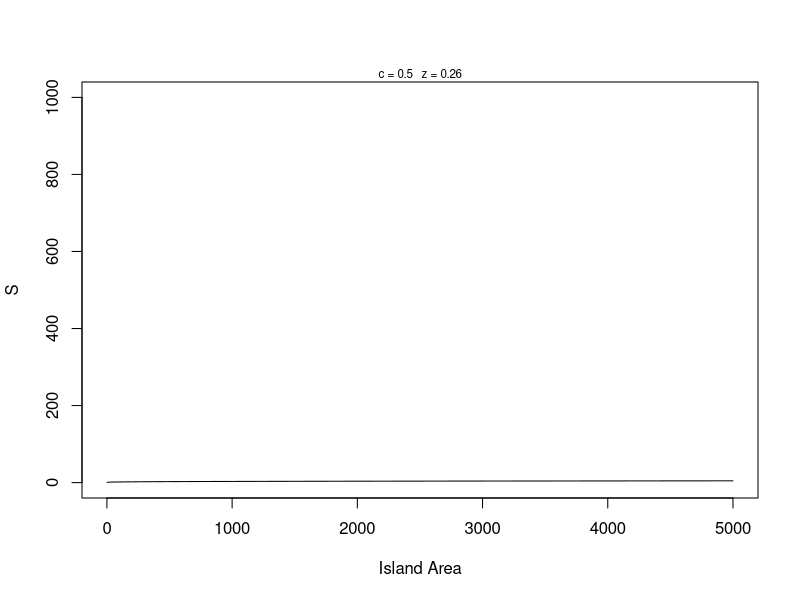
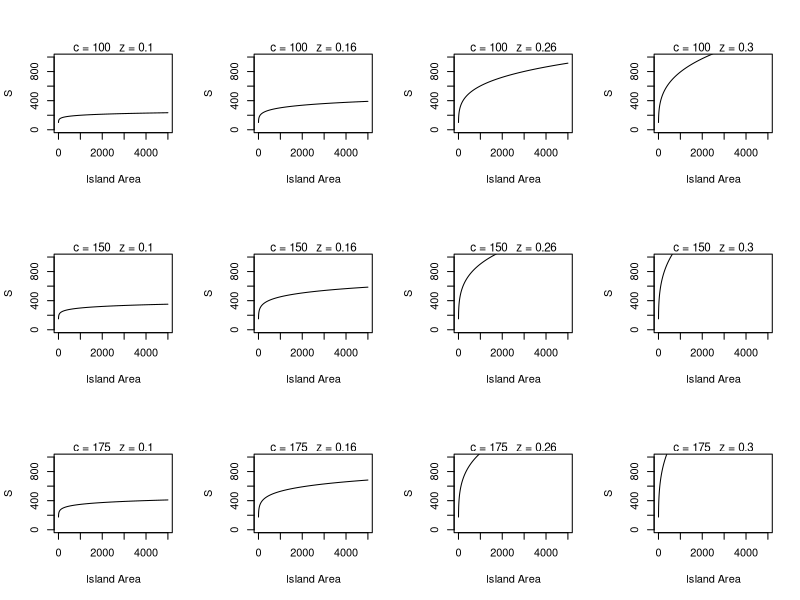

R code for these plots, in order:
## ---- chunk 1
# S = cA^z species area function, but what does it look like??

##################################################
# function: SpeciesAreaCurve
# creates power function relationship for S and A
# input: A is a vector of island areas
#        c is the intercept constant
#        z is the slope constant
# output: S is a vector of species richness values
#------------------------------------------------- 
SpeciesAreaCurve <- function(A=1:5000,c= 0.5,z=0.26){
  
  S <- c*(A^z)
return(S)
}
head(SpeciesAreaCurve())

##################################################
# function: SpeciesAreaPlot
# plot species area curves with parameter values
# input: A = vector of areas
#        c = single value for c parameter
#        z = single value for z parameter

# output: smoothed curve with parameters in graph
#------------------------------------------------- 
SpeciesAreaPlot <- function(A=1:5000,c= 0.5,z=0.26) {
plot(x=A,y=SpeciesAreaCurve(A,c,z),type="l",xlab="Island Area",ylab="S",ylim=c(0,1000))
mtext(paste("c =", c,"  z =",z),cex=0.7) 
      return()
}
SpeciesAreaPlot()
## ---- chunk 2
# global variables
cPars <- c(100,150,175)
zPars <- c(0.10, 0.16, 0.26, 0.3)
par(mfrow=c(3,4))
for (i in seq_along(cPars)) {
  for (j in seq_along(zPars)) {
    SpeciesAreaPlot(c=cPars[i],z=zPars[j])
  }
} 
